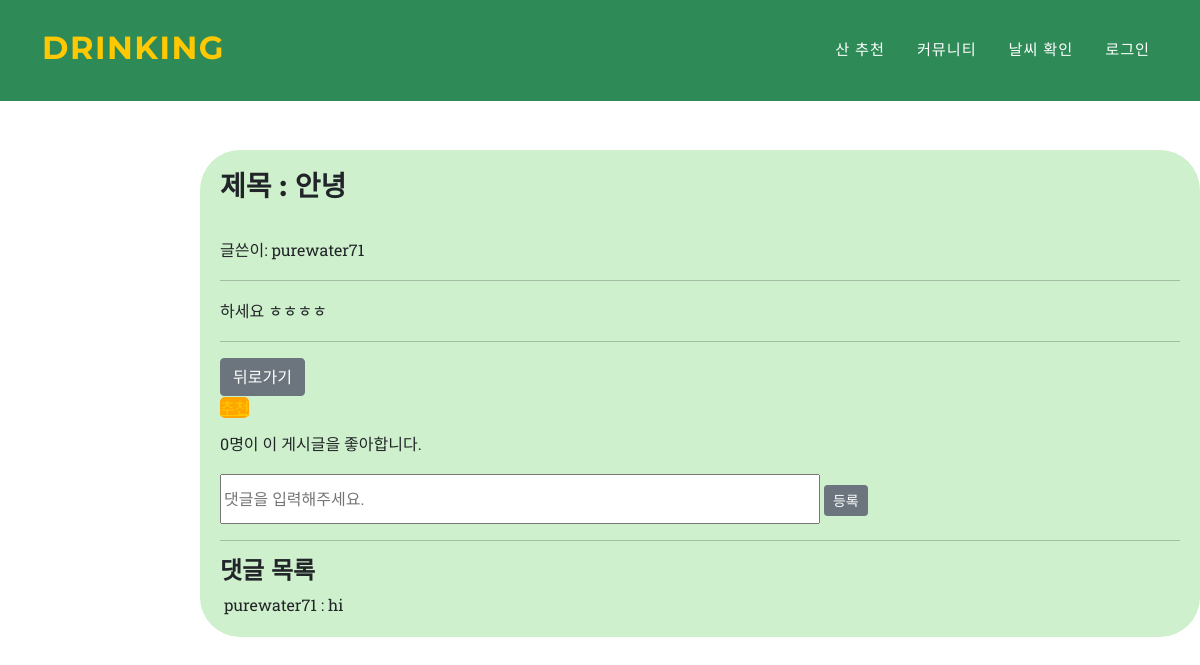
Screenshot of /community/postshow/1 with the database file from the repository.
### community/models.py (models this page shows, shortened)
class Post(models.Model):
    writer = models.ForeignKey(Fuser, related_name="community", on_delete=models.CASCADE, verbose_name="작성자", null=True)
    title = models.CharField(max_length=100)
    content = models.TextField()
    like = models.ManyToManyField(Fuser, related_name='likes', blank=True)
    pub_date = models.DateTimeField(auto_now_add=True, verbose_name="글작성일", null=True)
    top_fixed = models.BooleanField(verbose_name='상단고정', default=False)

### user/models.py (models this page shows, shortened)
class Fuser(models.Model):
    username = models.CharField(max_length=20, verbose_name="사용자 아이디", primary_key=True)
    password = models.CharField(max_length=20, verbose_name="비밀번호")
    class Meta:
        db_table = 'users'

### commentcrud/models.py (models this page shows, shortened)
class Comment(models.Model):
    writer = models.ForeignKey(Fuser, related_name="comment", on_delete=models.CASCADE, verbose_name="댓글작성자", null=True)
    post = models.ForeignKey(Post, on_delete=models.CASCADE)
    content = models.CharField(max_length=100)
    created_at = models.DateTimeField(auto_now_add=True)
    updated_at = models.DateTimeField(auto_now=True)

### community/views.py (the view)
# urls.py: path('postshow/<int:post_id>', views.postshow, name='postshow'),
def postshow(request, post_id):
    post = get_object_or_404(Post, pk=post_id)
    return render(request, 'postshow.html', {'post': post})

### community/templates/postshow.html (shortened to what this page needs)
{% extends 'list.html' %}
{% load static %}
{% block content %}
<html>
<head>
</head>
<body>
    <div id="Result" class="col-md-12">
            <h3>제목 : {{ post.title }}</h3>
            <br/>
            <p>글쓴이: <span id="user_name">{{ post.writer.username }}</span></p>
            <hr>
            <p>{{ post.content | safe }}</p>
            <hr>
            <a href="{% url 'list' %}"><button type="button" class="btn btn-secondary float-right">뒤로가기</button></a>
            <br/>
            {% if request.session.user != post.writer.username %}
                <a href="#" data-uri="{% url 'likes' post.id  %}" class="recommend"> 추천</a>
                {% endif %}
                <p style="margin-top: 10px;">{{ post.like.all.count }}명이 이 게시글을 좋아합니다.</p>
                <form method='POST' action="{% url 'commentcreate' post.id %}">
                    <input type="text" placeholder="댓글을 입력해주세요." style="width:600px;height:50px" name="content"></input>
                    <button type="submit" class="btn btn-secondary btn-sm">등록</button>
                </form>
        <hr/>
            <h4>댓글 목록</h4>
            {% if post.comment_set.all.count == 0 %}
                <p>아직 댓글이 없어요! :(</p>
            {% else %}
                {% for comment in post.comment_set.all %}
                    <img src="/media/{{comment.writer.profile}}" alt=""/> {{comment.writer.username}} : {{comment.content}}
                    <br/>
                {% endfor %}
            {% endif %}
    </div>
</body>
</html>
{% endblock %}

### community/templates/postshow.html (style rules this page uses)
hr { background-color: orange; height:1px; }
#Result { background-color:rgb(207, 240, 204); border-radius: 20px; background-color:bisqrgb(207, 240, 204)ue; border-radius: 40px; width : 1000px; padding:20px; margin-top: 150px; margin-left: 200px; }
.recommend { background-color:orange; padding:5 10; margin: 5 10; border-radius: 5px; }

### rows the page displays
Post: title "안녕", writer.username "purewater71", content "하세요 ㅎㅎㅎㅎ", like.all.count "0"
Comment: writer.username "purewater71", content "hi"
